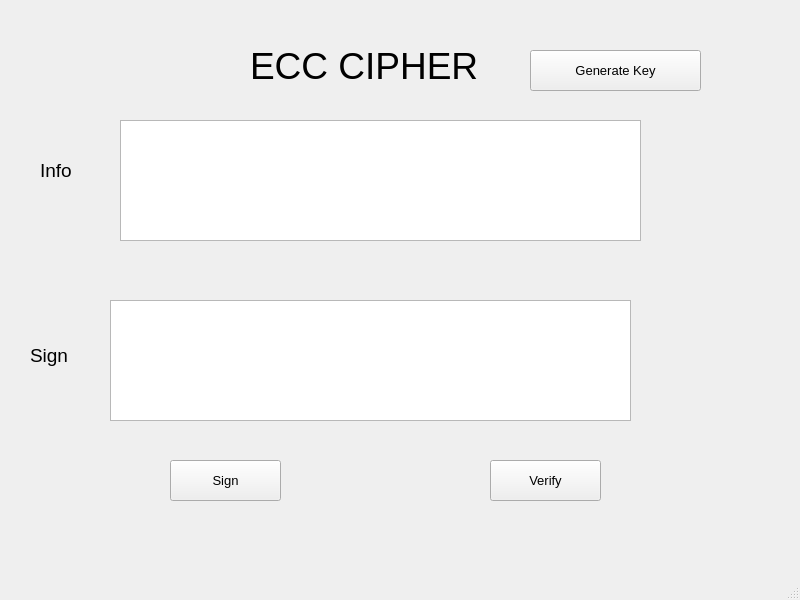
<?xml version="1.0" encoding="UTF-8"?>
<ui version="4.0">
 <class>MainWindow</class>
 <widget class="QMainWindow" name="MainWindow">
  <property name="geometry">
   <rect>
    <x>0</x>
    <y>0</y>
    <width>800</width>
    <height>600</height>
   </rect>
  </property>
  <property name="windowTitle">
   <string>MainWindow</string>
  </property>
  <widget class="QWidget" name="centralwidget">
   <widget class="QPlainTextEdit" name="txt_info">
    <property name="geometry">
     <rect>
      <x>120</x>
      <y>120</y>
      <width>521</width>
      <height>121</height>
     </rect>
    </property>
   </widget>
   <widget class="QLabel" name="label">
    <property name="geometry">
     <rect>
      <x>40</x>
      <y>160</y>
      <width>47</width>
      <height>21</height>
     </rect>
    </property>
    <property name="font">
     <font>
      <pointsize>14</pointsize>
     </font>
    </property>
    <property name="text">
     <string>Info</string>
    </property>
   </widget>
   <widget class="QLabel" name="label_2">
    <property name="geometry">
     <rect>
      <x>250</x>
      <y>40</y>
      <width>361</width>
      <height>51</height>
     </rect>
    </property>
    <property name="font">
     <font>
      <pointsize>28</pointsize>
     </font>
    </property>
    <property name="text">
     <string>ECC CIPHER</string>
    </property>
   </widget>
   <widget class="QPlainTextEdit" name="txt_sign">
    <property name="geometry">
     <rect>
      <x>110</x>
      <y>300</y>
      <width>521</width>
      <height>121</height>
     </rect>
    </property>
   </widget>
   <widget class="QLabel" name="label_3">
    <property name="geometry">
     <rect>
      <x>30</x>
      <y>340</y>
      <width>47</width>
      <height>31</height>
     </rect>
    </property>
    <property name="font">
     <font>
      <pointsize>14</pointsize>
     </font>
    </property>
    <property name="text">
     <string>Sign </string>
    </property>
   </widget>
   <widget class="QPushButton" name="btn_sign">
    <property name="geometry">
     <rect>
      <x>170</x>
      <y>460</y>
      <width>111</width>
      <height>41</height>
     </rect>
    </property>
    <property name="font">
     <font>
      <pointsize>10</pointsize>
     </font>
    </property>
    <property name="text">
     <string>Sign</string>
    </property>
   </widget>
   <widget class="QPushButton" name="btn_verify">
    <property name="geometry">
     <rect>
      <x>490</x>
      <y>460</y>
      <width>111</width>
      <height>41</height>
     </rect>
    </property>
    <property name="font">
     <font>
      <pointsize>10</pointsize>
     </font>
    </property>
    <property name="text">
     <string>Verify</string>
    </property>
   </widget>
   <widget class="QPushButton" name="btn_gen_keys">
    <property name="geometry">
     <rect>
      <x>530</x>
      <y>50</y>
      <width>171</width>
      <height>41</height>
     </rect>
    </property>
    <property name="font">
     <font>
      <pointsize>10</pointsize>
     </font>
    </property>
    <property name="text">
     <string>Generate Key</string>
    </property>
   </widget>
  </widget>
  <widget class="QMenuBar" name="menubar">
   <property name="geometry">
    <rect>
     <x>0</x>
     <y>0</y>
     <width>800</width>
     <height>21</height>
    </rect>
   </property>
  </widget>
  <widget class="QStatusBar" name="statusbar"/>
 </widget>
 <resources/>
 <connections/>
</ui>
